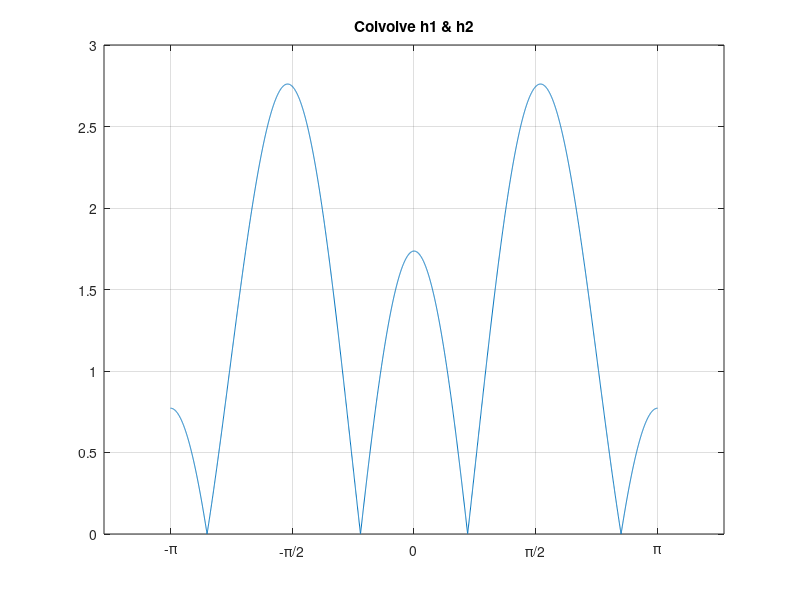
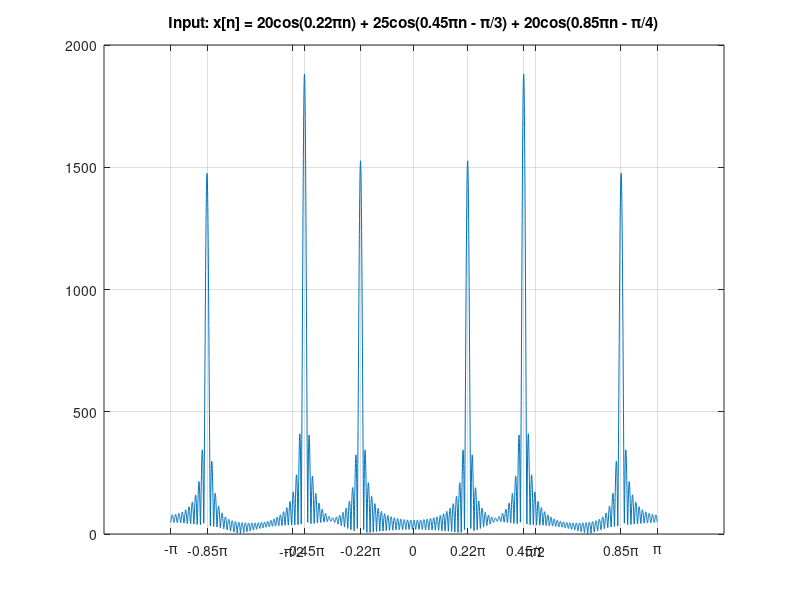
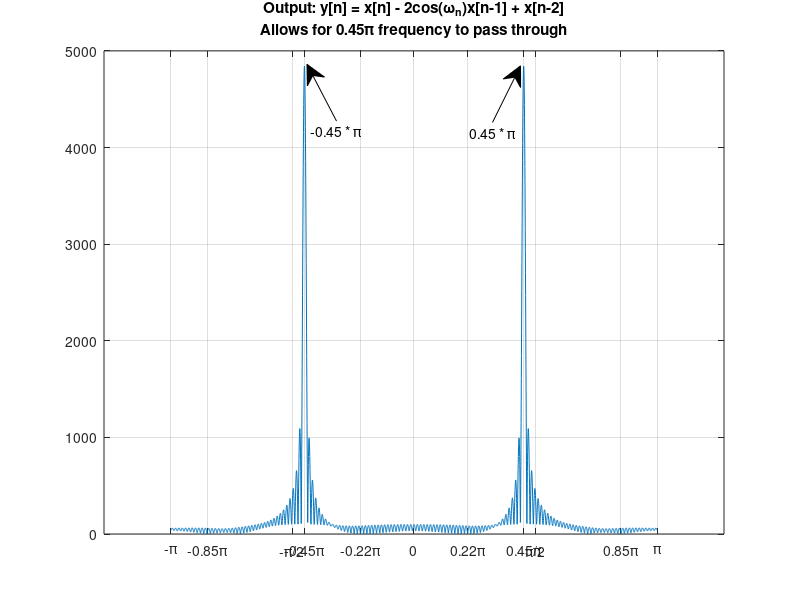
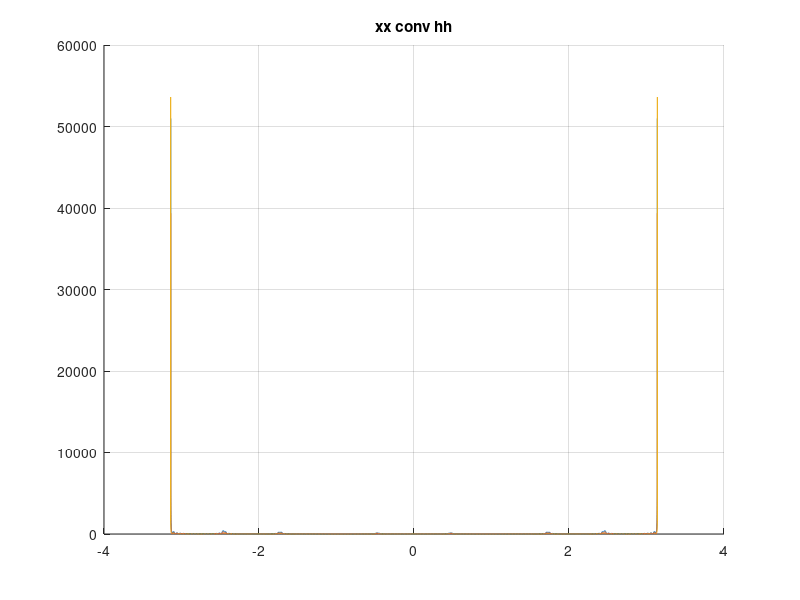

These charts were generated, in order, by the following MATLAB code:
%{
Yonatan Carver
ECES 352 - Lab 8

%}
clear; clc; close all

% C:\Users\yonic\Documents\DREXEL UNIVERSITY\t9_w\eces_352\lab\8

%% 3.1 - Nulling Filters for Rejection

b0 = 1;
b1 = -2*cos(0.5*pi);
b2 = 1;
% w_hat_n = 0.5*pi;
w_hat_n = [];

% coefficients of y[n]
h1 = [1, -2*cos(0.22*pi), 1];
h2 = [1, -2*cos(0.85*pi), 1];
% h = [b0 -2*cos(0.22*pi) -2*cos(0.85*pi) b2];

% (a) & (b)
n = linspace(0, 149, 150);
xx = 20*cos(0.22.*pi.*n) + 25*cos(0.45.*pi.*n - pi/3) + 20*cos(0.85.*pi.*n - pi/4);

% (c) cascade system
yy1 = conv(xx, h1);
yy2 = conv(yy1, h2);

n_point = 4096;

figure('Name', 'Colvolve h1 & h2', 'units', 'normalized', 'outerposition', [0 0.04 1 0.96])
plot(linspace(-pi, pi, n_point), abs(fftshift(fft(conv(h1, h2), n_point))))
grid on
title('Colvolve h1 & h2')
xticks([-pi -pi/2 0 pi/2 pi])
xticklabels({'-\pi', '-\pi/2', '0', '\pi/2', '\pi'})

figure('Name', 'Input x[n]', 'units', 'normalized', 'outerposition', [0 0.04 1 0.96])
plot(linspace(-pi, pi, n_point), abs(fftshift(fft(xx, n_point))))
grid on
title('Input: x[n] = 20cos(0.22\pin) + 25cos(0.45\pin - \pi/3) + 20cos(0.85\pin - \pi/4)')
xticks([-pi -0.85*pi -pi/2 -0.45*pi -0.22*pi 0 0.22*pi 0.45*pi pi/2 0.85*pi pi])
xticklabels({'-\pi', '-0.85\pi', '-\pi/2     ', '     -0.45\pi', '-0.22\pi', '0', '0.22\pi', '0.45\pi     ', '     \pi/2', '0.85\pi', '\pi'})

figure('Name', 'Output y[n]', 'units', 'normalized', 'outerposition', [0 0.04 1 0.96])
plot(linspace(-pi, pi, n_point), abs(fftshift(fft(yy2, n_point))))
grid on
title({'Output: y[n] = x[n] - 2cos(\omega_n)x[n-1] + x[n-2]', 'Allows for 0.45\pi frequency to pass through'})
xticks([-pi -0.85*pi -pi/2 -0.45*pi -0.22*pi 0 0.22*pi 0.45*pi pi/2 0.85*pi pi])
xticklabels({'-\pi', '-0.85\pi', '-\pi/2     ', '     -0.45\pi', '-0.22\pi', '0', '0.22\pi', '0.45\pi     ', '     \pi/2', '0.85\pi', '\pi'})
annotation('textarrow',[0.420625 0.38375],...
	[0.798212005108557 0.892720306513411],'String',{'-0.45 * \pi'});
annotation('textarrow',[0.615625 0.650625],...
	[0.795934865900383 0.890166028097063],'String',{'0.45 * \pi'});


%% 3.2 Simple Bandpass Filter Design

% (a)
n_point = 2048;	% n-point FFT

% L = 12;		% passband width is controlled by L
wc = 0.45*pi;	% center frequency

step = 0.001;
hh12 = (2/12) * cos(wc .* (0:step:12) );		% L-point FIR filter, L = 12
hh24 = (2/24) * cos(wc .* (0:step:24) );		% L-point FIR filter, L = 24
hh48 = (2/48) * cos(wc .* (0:step:48) );		% L-point FIR filter, L = 48

out12 = conv(xx, hh12);		% xx = signal to be filtered
out24 = conv(xx, hh24);		% xx = signal to be filtered
out48 = conv(xx, hh48);		% xx = signal to be filtered

Hejw12 = abs(fft(out12, n_point));		% frequency response of output
Hejw24 = abs(fft(out24, n_point));		% frequency response of output
Hejw48 = abs(fft(out48, n_point));		% frequency response of output

figure('Name', 'xx conv hh', 'units', 'normalized', 'outerposition', [0 0.04 1 0.96])
hold on
plot(linspace(-pi, pi, length(out12)), abs((fft(out12))));
plot(linspace(-pi, pi, length(out24)), abs((fft(out24))));
plot(linspace(-pi, pi, length(out48)), abs((fft(out48))));
grid on
title('xx conv hh')


figure('Name', 'Bandpass Filter', 'units', 'normalized', 'outerposition', [0 0.04 1 0.96])
hold on
plot(linspace(-pi, pi, n_point), fftshift(Hejw12))
% plot(linspace(-pi, pi, n_point), fftshift(Hejw24))
% plot(linspace(-pi, pi, n_point), fftshift(Hejw48))
grid on
title({'Band Pass Filter', ['h[n] = ^2/_L cos(', num2str(wc), 'n)']})
% xlim([0 pi])
xlim([-pi pi])

% xticks([-pi -pi/2 0 pi/2 pi])
% xticklabels({'-\pi', '-\pi/2', '0', '\pi/2', '\pi'})
xticks([-pi -0.85*pi -pi/2 -0.45*pi -0.22*pi 0 0.22*pi 0.45*pi pi/2 0.85*pi pi])
xticklabels({'-\pi', '-0.85\pi', '-\pi/2     ', '     -0.45\pi', '-0.22\pi', '0', '0.22\pi', '0.45\pi     ', '     \pi/2', '0.85\pi', '\pi'})

legend('L = 12', 'L = 24', 'L = 48')

% [Hejw12_y Hejw12_x] = findpeaks(fftshift(Hejw12));
% Hejw12_y = sort(Hejw12_y);
% 
% annotation('textbox',...
% 	[0.722875 0.4 0.14 0.09],...
% 	'String',{['\omega = 0.45\pi', newline,...
% 	'Gain at \omega = 0.22\pi = ', num2str(Hejw12_y(end-2)), newline,...
% 	'Gain at \omega = 0.45\pi = ', num2str(Hejw12_y(end-4)), newline,...
% 	'Gain at \omega = 0.85\pi = ', num2str(Hejw12_y(end-10))]},...
% 	'FitBoxToText','off');

%{
Gain at w = 0.22*pi: 389.12
Gain at w = 0.45*pi: 244.97
Gain at w = 0.85*pi: 129.71
%}

%% 3.2 (b)
H_max12 = max(out12);
H_max24 = max(out24);
H_max48 = max(out48);

% passband region
passband12 = out12(find(abs(out12) >= (1/sqrt(2)) * H_max12));
passband24 = out24(find(abs(out24) >= (1/sqrt(2)) * H_max24));
passband48 = out48(find(abs(out48) >= (1/sqrt(2)) * H_max48));
figure('Name', 'Passband', 'units', 'normalized', 'outerposition', [0 0.04 1 0.96])
grid on; hold on
plot( linspace(-pi, pi, length(passband12)), abs(fftshift(fft(passband12))), 'Linewidth', 2 )
plot( linspace(-pi, pi, length(passband24)), abs(fftshift(fft(passband24))), '--', 'Linewidth', 2 )
plot( linspace(-pi, pi, length(passband48)), abs(fftshift(fft(passband48))), '-.', 'Linewidth', 2 )
title('Passband')
xticks([-pi -pi/2 0 pi/2 pi])
xticklabels({'-\pi', '-\pi/2', '0', '\pi/2', '\pi'})
legend('L = 12', 'L = 24', 'L = 48')

% stopband = H(e^jw) < 10% of H_max
stopband12 = out12(find((out12) < (H_max12*0.10)));
stopband24 = out24(find((out12) < (H_max24*0.10)));
stopband48 = out48(find((out12) < (H_max48*0.10)));
figure('Name', 'Stopband', 'units', 'normalized', 'outerposition', [0 0.04 1 0.96])
grid on; hold on
plot( linspace(-pi, pi, length(stopband12)),abs(fftshift(fft(stopband12))) )
plot( linspace(-pi, pi, length(stopband24)),abs(fftshift(fft(stopband24))) )
plot( linspace(-pi, pi, length(stopband48)),abs(fftshift(fft(stopband48))) )
title('Stopband')
xticks([-pi -pi/2 0 pi/2 pi])
xticklabels({'-\pi', '-\pi/2', '0', '\pi/2', '\pi'})
legend('L = 12', 'L = 24', 'L = 48')




